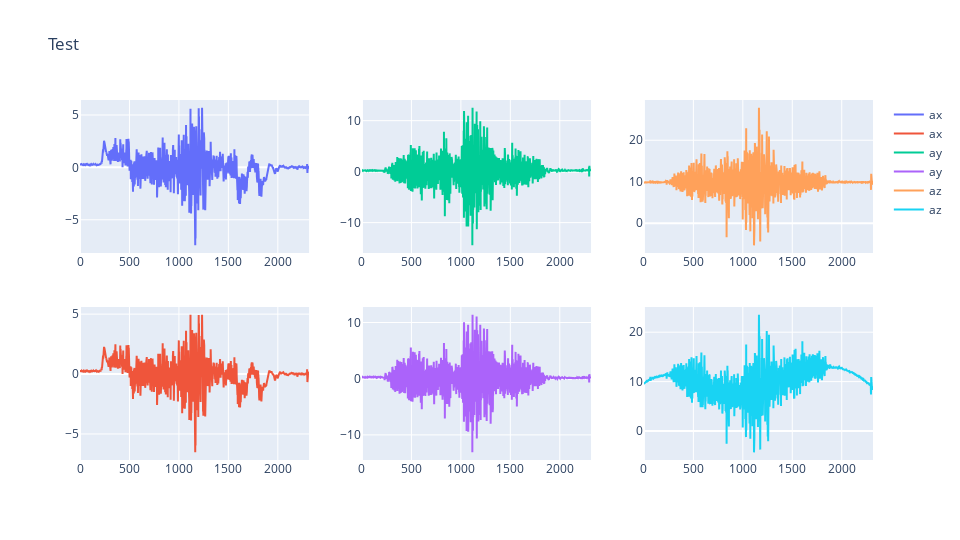

Source (notebook cell):
### Code cell
magnitude_data = data.copy()
magnitude_data = magnitude_data * GenerateRandomCurves(magnitude_data)

fig = comparaisonGraph(data[["ax", "ay", "az"]], magnitude_data[["ax", "ay", "az"]])
fig.show()

### Figure 1 — Plotly figure (JSON) as saved in the notebook; plotly's stock layout.template omitted (floating-point values rounded to 4 significant figures; data arrays with more than 128 entries replaced by an {"elided": "..."} marker saying what was removed)
{"data": [{"name": "ax", "type": "scatter", "x": {"elided": "2317 int values"}, "xaxis": "x", "y": {"elided": "2317 float values"}, "yaxis": "y"}, {"name": "ax", "type": "scatter", "x": {"elided": "2317 int values"}, "xaxis": "x4", "y": {"elided": "2317 float values"}, "yaxis": "y4"}, {"name": "ay", "type": "scatter", "x": {"elided": "2317 int values"}, "xaxis": "x2", "y": {"elided": "2317 float values"}, "yaxis": "y2"}, {"name": "ay", "type": "scatter", "x": {"elided": "2317 int values"}, "xaxis": "x5", "y": {"elided": "2317 float values"}, "yaxis": "y5"}, {"name": "az", "type": "scatter", "x": {"elided": "2317 int values"}, "xaxis": "x3", "y": {"elided": "2317 float values"}, "yaxis": "y3"}, {"name": "az", "type": "scatter", "x": {"elided": "2317 int values"}, "xaxis": "x6", "y": {"elided": "2317 float values"}, "yaxis": "y6"}], "layout": {"height": 540, "title": {"text": "Test"}, "width": 960, "xaxis": {"anchor": "y", "domain": [0, 0.2889]}, "xaxis2": {"anchor": "y2", "domain": [0.3556, 0.6444]}, "xaxis3": {"anchor": "y3", "domain": [0.7111, 1]}, "xaxis4": {"anchor": "y4", "domain": [0, 0.2889]}, "xaxis5": {"anchor": "y5", "domain": [0.3556, 0.6444]}, "xaxis6": {"anchor": "y6", "domain": [0.7111, 1]}, "yaxis": {"anchor": "x", "domain": [0.575, 1]}, "yaxis2": {"anchor": "x2", "domain": [0.575, 1]}, "yaxis3": {"anchor": "x3", "domain": [0.575, 1]}, "yaxis4": {"anchor": "x4", "domain": [0, 0.425]}, "yaxis5": {"anchor": "x5", "domain": [0, 0.425]}, "yaxis6": {"anchor": "x6", "domain": [0, 0.425]}}}
